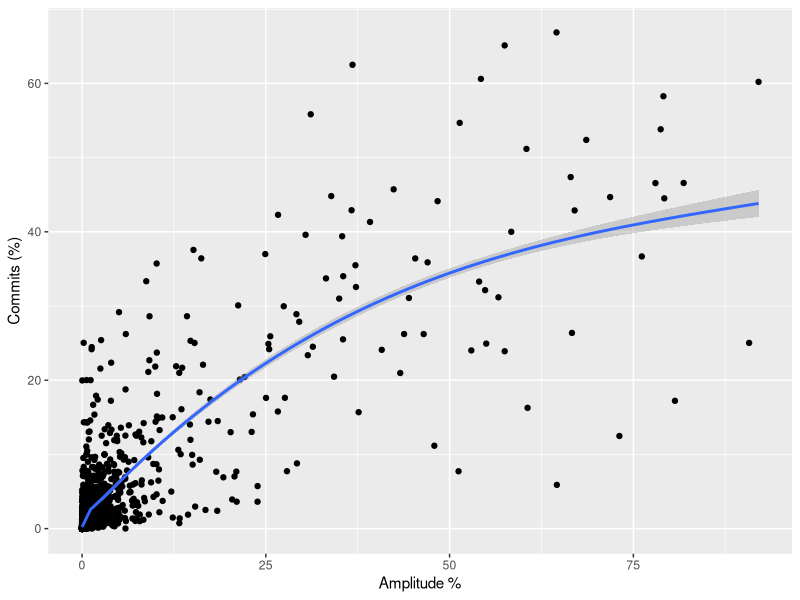

Source code (R):
library("ggplot2")
data = read.table("../data-to-plot/to-plot-project-developer-commits-amplitude.data", header = T)
to = ggplot(data, aes(x=Amplitude, y=Commits))
p = to+geom_jitter() + stat_smooth() + ylab("Commits (%)") + xlab("Amplitude %")
ggsave(p, file="../graphs/to-plot-project-developer-commits-amplitude.pdf", width=4, height=4)


